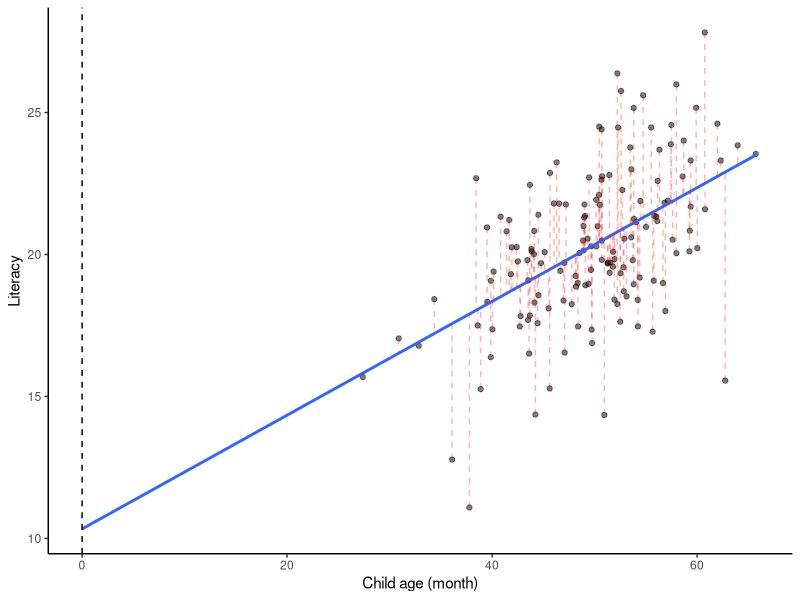

This chart was generated by the following R code:
## ---- chunk 1
library(dplyr)
library(ggplot2)
## ---- chunk 2
reading <- read.csv("data/Lab3Data.csv", header = TRUE)
## ---- chunk 3

literacy_age <- lm(OverallLiteracy ~ ChildAge, data = reading)
## ---- chunk 4
ggplot(data = reading, aes(y = OverallLiteracy, x = ChildAge)) + 
  geom_point(alpha = .5) +
  theme_classic() +
  ylab('Literacy') +
  xlab('Child age (month)') +
  geom_smooth(method = 'lm', se = F, fullrange = TRUE) +
  geom_vline(xintercept = 0, linetype = "dashed") + 
  geom_segment(aes(xend = ChildAge, yend = literacy_age$fitted.values), color = "red",linetype = "dashed", alpha=.3 ) +
  coord_cartesian(xlim = c(0, 66))
## ---- chunk 5
literacy_age <- lm(OverallLiteracy ~ ChildAge, data = reading)
## ---- chunk 6
summary(literacy_age)
## ---- chunk 7
literacy_parent <-  lm(OverallLiteracy ~ ParentChildAct, data = reading)
